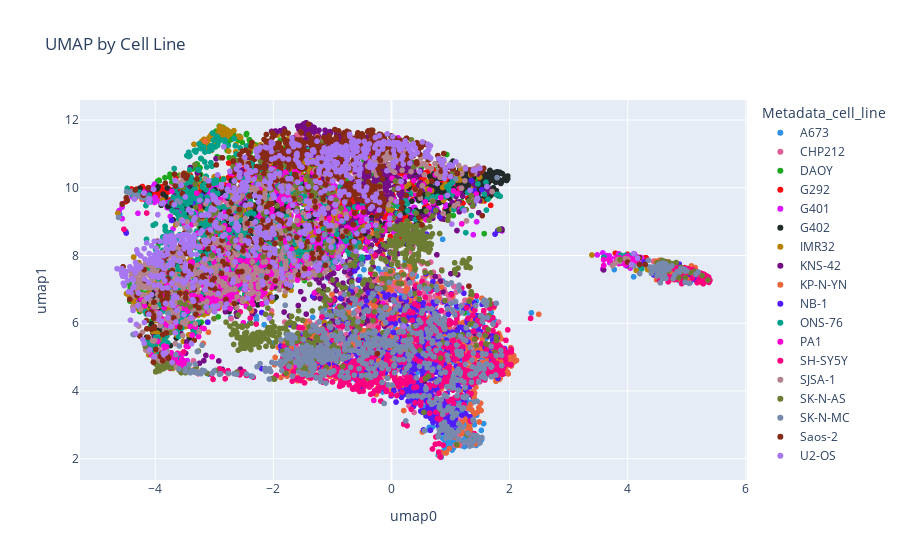

Here is the notebook cell this chart was saved with:
### Code cell
fig = px.scatter(
    umapdf,
    x="umap0",
    y="umap1",
    color="Metadata_cell_line",
    title="UMAP by Cell Line",
    color_discrete_sequence=px.colors.qualitative.Dark24,
)

fig.show()
fig.write_image(
    static_figure_path / "round1_cell_line_umap.png", width=2000, height=1200
)
fig.write_html(
    int_figure_path / "round1_cell_line_umap.html",
    full_html=True,
    include_plotlyjs="embed",
)

### Figure 1 — Plotly figure (JSON) as saved in the notebook; plotly's stock layout.template omitted (floating-point values rounded to 4 significant figures; data arrays with more than 128 entries replaced by an {"elided": "..."} marker saying what was removed)
{"data": [{"hovertemplate": "Metadata_cell_line=A673<br>umap0=%{x}<br>umap1=%{y}<extra></extra>", "legendgroup": "A673", "marker": {"color": "#2E91E5", "symbol": "circle"}, "mode": "markers", "name": "A673", "showlegend": true, "type": "scattergl", "x": {"elided": "750 float values"}, "xaxis": "x", "y": {"elided": "750 float values"}, "yaxis": "y"}, {"hovertemplate": "Metadata_cell_line=CHP212<br>umap0=%{x}<br>umap1=%{y}<extra></extra>", "legendgroup": "CHP212", "marker": {"color": "#E15F99", "symbol": "circle"}, "mode": "markers", "name": "CHP212", "showlegend": true, "type": "scattergl", "x": {"elided": "750 float values"}, "xaxis": "x", "y": {"elided": "750 float values"}, "yaxis": "y"}, {"hovertemplate": "Metadata_cell_line=DAOY<br>umap0=%{x}<br>umap1=%{y}<extra></extra>", "legendgroup": "DAOY", "marker": {"color": "#1CA71C", "symbol": "circle"}, "mode": "markers", "name": "DAOY", "showlegend": true, "type": "scattergl", "x": {"elided": "750 float values"}, "xaxis": "x", "y": {"elided": "750 float values"}, "yaxis": "y"}, {"hovertemplate": "Metadata_cell_line=G292<br>umap0=%{x}<br>umap1=%{y}<extra></extra>", "legendgroup": "G292", "marker": {"color": "#FB0D0D", "symbol": "circle"}, "mode": "markers", "name": "G292", "showlegend": true, "type": "scattergl", "x": {"elided": "750 float values"}, "xaxis": "x", "y": {"elided": "750 float values"}, "yaxis": "y"}, {"hovertemplate": "Metadata_cell_line=G401<br>umap0=%{x}<br>umap1=%{y}<extra></extra>", "legendgroup": "G401", "marker": {"color": "#DA16FF", "symbol": "circle"}, "mode": "markers", "name": "G401", "showlegend": true, "type": "scattergl", "x": {"elided": "750 float values"}, "xaxis": "x", "y": {"elided": "750 float values"}, "yaxis": "y"}, {"hovertemplate": "Metadata_cell_line=G402<br>umap0=%{x}<br>umap1=%{y}<extra></extra>", "legendgroup": "G402", "marker": {"color": "#222A2A", "symbol": "circle"}, "mode": "markers", "name": "G402", "showlegend": true, "type": "scattergl", "x": {"elided": "750 float values"}, "xaxis": "x", "y": {"elided": "750 float values"}, "yaxis": "y"}, {"hovertemplate": "Metadata_cell_line=IMR32<br>umap0=%{x}<br>umap1=%{y}<extra></extra>", "legendgroup": "IMR32", "marker": {"color": "#B68100", "symbol": "circle"}, "mode": "markers", "name": "IMR32", "showlegend": true, "type": "scattergl", "x": {"elided": "750 float values"}, "xaxis": "x", "y": {"elided": "750 float values"}, "yaxis": "y"}, {"hovertemplate": "Metadata_cell_line=KNS-42<br>umap0=%{x}<br>umap1=%{y}<extra></extra>", "legendgroup": "KNS-42", "marker": {"color": "#750D86", "symbol": "circle"}, "mode": "markers", "name": "KNS-42", "showlegend": true, "type": "scattergl", "x": {"elided": "750 float values"}, "xaxis": "x", "y": {"elided": "750 float values"}, "yaxis": "y"}, {"hovertemplate": "Metadata_cell_line=KP-N-YN<br>umap0=%{x}<br>umap1=%{y}<extra></extra>", "legendgroup": "KP-N-YN", "marker": {"color": "#EB663B", "symbol": "circle"}, "mode": "markers", "name": "KP-N-YN", "showlegend": true, "type": "scattergl", "x": {"elided": "750 float values"}, "xaxis": "x", "y": {"elided": "750 float values"}, "yaxis": "y"}, {"hovertemplate": "Metadata_cell_line=NB-1<br>umap0=%{x}<br>umap1=%{y}<extra></extra>", "legendgroup": "NB-1", "marker": {"color": "#511CFB", "symbol": "circle"}, "mode": "markers", "name": "NB-1", "showlegend": true, "type": "scattergl", "x": {"elided": "750 float values"}, "xaxis": "x", "y": {"elided": "750 float values"}, "yaxis": "y"}, {"hovertemplate": "Metadata_cell_line=ONS-76<br>umap0=%{x}<br>umap1=%{y}<extra></extra>", "legendgroup": "ONS-76", "marker": {"color": "#00A08B", "symbol": "circle"}, "mode": "markers", "name": "ONS-76", "showlegend": true, "type": "scattergl", "x": {"elided": "750 float values"}, "xaxis": "x", "y": {"elided": "750 float values"}, "yaxis": "y"}, {"hovertemplate": "Metadata_cell_line=PA1<br>umap0=%{x}<br>umap1=%{y}<extra></extra>", "legendgroup": "PA1", "marker": {"color": "#FB00D1", "symbol": "circle"}, "mode": "markers", "name": "PA1", "showlegend": true, "type": "scattergl", "x": {"elided": "600 float values"}, "xaxis": "x", "y": {"elided": "600 float values"}, "yaxis": "y"}, {"hovertemplate": "Metadata_cell_line=SH-SY5Y<br>umap0=%{x}<br>umap1=%{y}<extra></extra>", "legendgroup": "SH-SY5Y", "marker": {"color": "#FC0080", "symbol": "circle"}, "mode": "markers", "name": "SH-SY5Y", "showlegend": true, "type": "scattergl", "x": {"elided": "750 float values"}, "xaxis": "x", "y": {"elided": "750 float values"}, "yaxis": "y"}, {"hovertemplate": "Metadata_cell_line=SJSA-1<br>umap0=%{x}<br>umap1=%{y}<extra></extra>", "legendgroup": "SJSA-1", "marker": {"color": "#B2828D", "symbol": "circle"}, "mode": "markers", "name": "SJSA-1", "showlegend": true, "type": "scattergl", "x": {"elided": "750 float values"}, "xaxis": "x", "y": {"elided": "750 float values"}, "yaxis": "y"}, {"hovertemplate": "Metadata_cell_line=SK-N-AS<br>umap0=%{x}<br>umap1=%{y}<extra></extra>", "legendgroup": "SK-N-AS", "marker": {"color": "#6C7C32", "symbol": "circle"}, "mode": "markers", "name": "SK-N-AS", "showlegend": true, "type": "scattergl", "x": {"elided": "750 float values"}, "xaxis": "x", "y": {"elided": "750 float values"}, "yaxis": "y"}, {"hovertemplate": "Metadata_cell_line=SK-N-MC<br>umap0=%{x}<br>umap1=%{y}<extra></extra>", "legendgroup": "SK-N-MC", "marker": {"color": "#778AAE", "symbol": "circle"}, "mode": "markers", "name": "SK-N-MC", "showlegend": true, "type": "scattergl", "x": {"elided": "750 float values"}, "xaxis": "x", "y": {"elided": "750 float values"}, "yaxis": "y"}, {"hovertemplate": "Metadata_cell_line=Saos-2<br>umap0=%{x}<br>umap1=%{y}<extra></extra>", "legendgroup": "Saos-2", "marker": {"color": "#862A16", "symbol": "circle"}, "mode": "markers", "name": "Saos-2", "showlegend": true, "type": "scattergl", "x": {"elided": "750 float values"}, "xaxis": "x", "y": {"elided": "750 float values"}, "yaxis": "y"}, {"hovertemplate": "Metadata_cell_line=U2-OS<br>umap0=%{x}<br>umap1=%{y}<extra></extra>", "legendgroup": "U2-OS", "marker": {"color": "#A777F1", "symbol": "circle"}, "mode": "markers", "name": "U2-OS", "showlegend": true, "type": "scattergl", "x": {"elided": "750 float values"}, "xaxis": "x", "y": {"elided": "750 float values"}, "yaxis": "y"}], "layout": {"legend": {"title": {"text": "Metadata_cell_line"}, "tracegroupgap": 0}, "title": {"text": "UMAP by Cell Line"}, "xaxis": {"anchor": "y", "domain": [0.0, 1.0], "title": {"text": "umap0"}}, "yaxis": {"anchor": "x", "domain": [0.0, 1.0], "title": {"text": "umap1"}}}}
